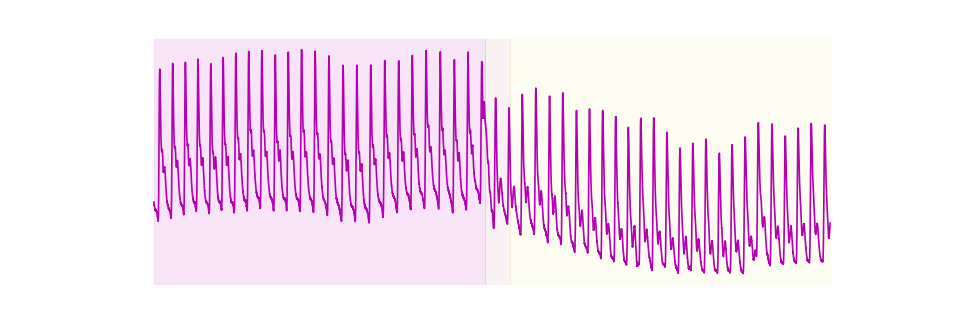

The script that drew this image:
plt.figure(figsize=(12, 4))
plt.plot(X[0])
cmap = plt.get_cmap(lut=len(unique))
for i, (start, end) in enumerate(segments):
   plt.axvspan(start, end, 0, 1, alpha=0.1, color=cmap(i))
